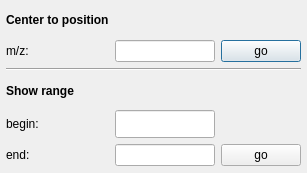
<ui version="4.0" stdsetdef="1" >
  <author></author>
  <comment></comment>
  <exportmacro></exportmacro>
  <class>Spectrum1DGoToDialogTemplate</class>
  <widget class="QDialog" name="Spectrum1DGoToDialogTemplate" >
    <property name="geometry" >
      <rect>
        <x>0</x>
        <y>0</y>
        <width>307</width>
        <height>173</height>
      </rect>
    </property>
    <property name="windowTitle" >
      <string>go to</string>
    </property>
    <widget class="QWidget" name="layout2" >
      <property name="geometry" >
        <rect>
          <x>6</x>
          <y>6</y>
          <width>295</width>
          <height>160</height>
        </rect>
      </property>
      <layout class="QGridLayout" >
        <property name="margin" >
          <number>0</number>
        </property>
        <item row="4" column="1" >
          <widget class="QLineEdit" name="minPositionLineEdit" >
            <property name="maximumSize" >
              <size>
                <width>100</width>
                <height>32767</height>
              </size>
            </property>
          </widget>
        </item>
        <item row="4" column="0" >
          <widget class="QLabel" name="textLabel4" >
            <property name="text" >
              <string>begin:</string>
            </property>
            <property name="wordWrap" >
              <bool>false</bool>
            </property>
          </widget>
        </item>
        <item row="3" column="0" >
          <widget class="QLabel" name="textLabel2_2" >
            <property name="font" >
              <font>
                <bold>true</bold>
              </font>
            </property>
            <property name="text" >
              <string>Show range</string>
            </property>
            <property name="wordWrap" >
              <bool>false</bool>
            </property>
          </widget>
        </item>
        <item row="1" column="0" >
          <widget class="QLabel" name="textLabel1" >
            <property name="text" >
              <string>m/z:</string>
            </property>
            <property name="wordWrap" >
              <bool>false</bool>
            </property>
          </widget>
        </item>
        <item row="5" column="1" >
          <widget class="QLineEdit" name="maxPositionLineEdit" >
            <property name="maximumSize" >
              <size>
                <width>100</width>
                <height>32767</height>
              </size>
            </property>
          </widget>
        </item>
        <item row="0" column="0" >
          <widget class="QLabel" name="textLabel2" >
            <property name="font" >
              <font>
                <bold>true</bold>
              </font>
            </property>
            <property name="text" >
              <string>Center to position</string>
            </property>
            <property name="wordWrap" >
              <bool>false</bool>
            </property>
          </widget>
        </item>
        <item row="1" column="2" >
          <widget class="QPushButton" name="gotoButton" >
            <property name="text" >
              <string>go</string>
            </property>
          </widget>
        </item>
        <item row="1" column="1" >
          <widget class="QLineEdit" name="centerPositionLineEdit" >
            <property name="sizePolicy" >
              <sizepolicy>
                <hsizetype>3</hsizetype>
                <vsizetype>0</vsizetype>
                <horstretch>0</horstretch>
                <verstretch>0</verstretch>
              </sizepolicy>
            </property>
            <property name="maximumSize" >
              <size>
                <width>100</width>
                <height>32767</height>
              </size>
            </property>
          </widget>
        </item>
        <item row="5" column="2" >
          <widget class="QPushButton" name="setVisibleAreaButton" >
            <property name="text" >
              <string>go</string>
            </property>
          </widget>
        </item>
        <item rowspan="1" row="2" column="0" colspan="3" >
          <widget class="Line" name="line2" >
            <property name="frameShape" >
              <enum>QFrame::HLine</enum>
            </property>
            <property name="frameShadow" >
              <enum>QFrame::Sunken</enum>
            </property>
          </widget>
        </item>
        <item row="5" column="0" >
          <widget class="QLabel" name="textLabel5" >
            <property name="text" >
              <string>end:</string>
            </property>
            <property name="wordWrap" >
              <bool>false</bool>
            </property>
          </widget>
        </item>
      </layout>
    </widget>
  </widget>
  <layoutdefault spacing="6" margin="11" />
  <pixmapfunction>qPixmapFromMimeSource</pixmapfunction>
  <tabstops>
    <tabstop>centerPositionLineEdit</tabstop>
    <tabstop>gotoButton</tabstop>
    <tabstop>minPositionLineEdit</tabstop>
    <tabstop>maxPositionLineEdit</tabstop>
    <tabstop>setVisibleAreaButton</tabstop>
  </tabstops>
  <connections>
    <connection>
      <sender>gotoButton</sender>
      <signal>clicked()</signal>
      <receiver>Spectrum1DGoToDialogTemplate</receiver>
      <slot>gotoButton_clicked()</slot>
    </connection>
    <connection>
      <sender>setVisibleAreaButton</sender>
      <signal>clicked()</signal>
      <receiver>Spectrum1DGoToDialogTemplate</receiver>
      <slot>setVisibleAreaButton_clicked()</slot>
    </connection>
    <connection>
      <sender>centerPositionLineEdit</sender>
      <signal>returnPressed()</signal>
      <receiver>Spectrum1DGoToDialogTemplate</receiver>
      <slot>gotoButton_clicked()</slot>
    </connection>
    <connection>
      <sender>minPositionLineEdit</sender>
      <signal>returnPressed()</signal>
      <receiver>Spectrum1DGoToDialogTemplate</receiver>
      <slot>setVisibleAreaButton_clicked()</slot>
    </connection>
    <connection>
      <sender>maxPositionLineEdit</sender>
      <signal>returnPressed()</signal>
      <receiver>Spectrum1DGoToDialogTemplate</receiver>
      <slot>setVisibleAreaButton_clicked()</slot>
    </connection>
  </connections>
</ui>
